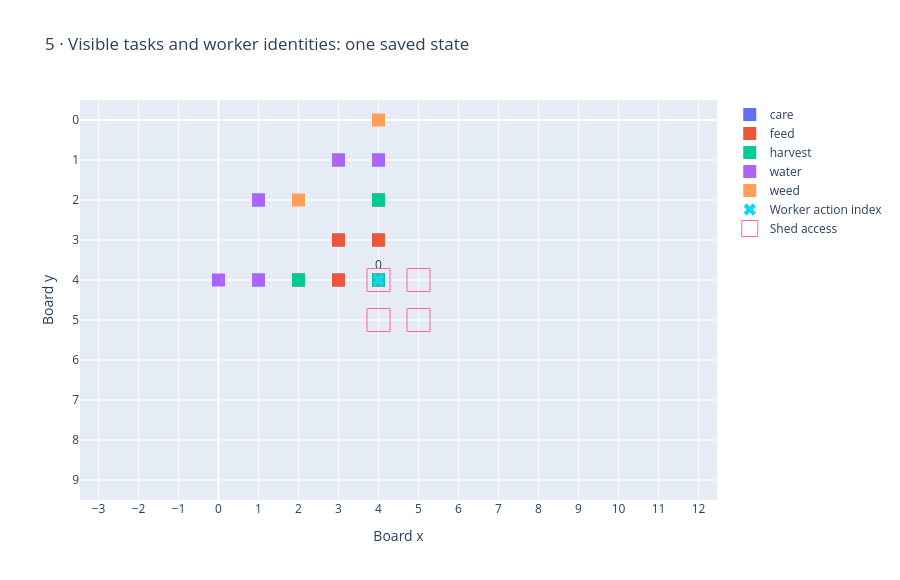

The cell this chart's notebook holds for it:
### Markdown cell above
## 5 · Inspect worker-to-task geometry

Movement distances and earliest task-action counts are per-task bounds. Eligibility ignores competing tasks, market response and required feeding supplies. Counts are not joint feasible schedules. The manual harvest-to-cash bound includes harvest, travel to shed access and DROP; it excludes overnight automatic deposit.

The state diagram uses one saved observation chosen only for visible task density, not its game outcome. Hover to inspect worker indices and task identifiers.

### Code cell
figures[4][1].show()
example = json.loads((OUT / "example_state.json").read_text())
worker_table = pd.DataFrame(example["workers"])
display(worker_table)

### Figure 1 — Plotly figure (JSON) as saved in the notebook; plotly's stock layout.template omitted (floating-point values rounded to 4 significant figures)
{"data": [{"hovertemplate": "%{text}<br>x=%{x}, y=%{y}<extra></extra>", "marker": {"size": 13, "symbol": "square"}, "mode": "markers", "name": "care", "text": ["care:4:2", "care:3:3", "care:4:3", "care:2:4", "care:3:4", "care:4:4"], "type": "scatter", "x": [4, 3, 4, 2, 3, 4], "y": [2, 3, 3, 4, 4, 4]}, {"hovertemplate": "%{text}<br>x=%{x}, y=%{y}<extra></extra>", "marker": {"size": 13, "symbol": "square"}, "mode": "markers", "name": "feed", "text": ["feed:4:2", "feed:3:3", "feed:4:3", "feed:2:4", "feed:3:4", "feed:4:4"], "type": "scatter", "x": [4, 3, 4, 2, 3, 4], "y": [2, 3, 3, 4, 4, 4]}, {"hovertemplate": "%{text}<br>x=%{x}, y=%{y}<extra></extra>", "marker": {"size": 13, "symbol": "square"}, "mode": "markers", "name": "harvest", "text": ["harvest:3:1", "harvest:4:1", "harvest:1:2", "harvest:4:2", "harvest:1:4", "harvest:2:4", "harvest:4:4"], "type": "scatter", "x": [3, 4, 1, 4, 1, 2, 4], "y": [1, 1, 2, 2, 4, 4, 4]}, {"hovertemplate": "%{text}<br>x=%{x}, y=%{y}<extra></extra>", "marker": {"size": 13, "symbol": "square"}, "mode": "markers", "name": "water", "text": ["water:3:1", "water:4:1", "water:1:2", "water:0:4", "water:1:4"], "type": "scatter", "x": [3, 4, 1, 0, 1], "y": [1, 1, 2, 4, 4]}, {"hovertemplate": "%{text}<br>x=%{x}, y=%{y}<extra></extra>", "marker": {"size": 13, "symbol": "square"}, "mode": "markers", "name": "weed", "text": ["weed:4:0", "weed:2:2"], "type": "scatter", "x": [4, 2], "y": [0, 2]}, {"marker": {"size": 11, "symbol": "x"}, "mode": "markers+text", "name": "Worker action index", "text": [0.0], "textposition": "top center", "type": "scatter", "x": [4], "y": [4]}, {"marker": {"size": 23, "symbol": "square-open"}, "mode": "markers", "name": "Shed access", "type": "scatter", "x": [4, 4, 5, 5], "y": [4, 5, 4, 5]}], "layout": {"height": 580, "title": {"text": "5 · Visible tasks and worker identities: one saved state"}, "xaxis": {"dtick": 1, "range": [-0.5, 9.5], "title": {"text": "Board x"}}, "yaxis": {"dtick": 1, "range": [9.5, -0.5], "scaleanchor": "x", "title": {"text": "Board y"}}}}
